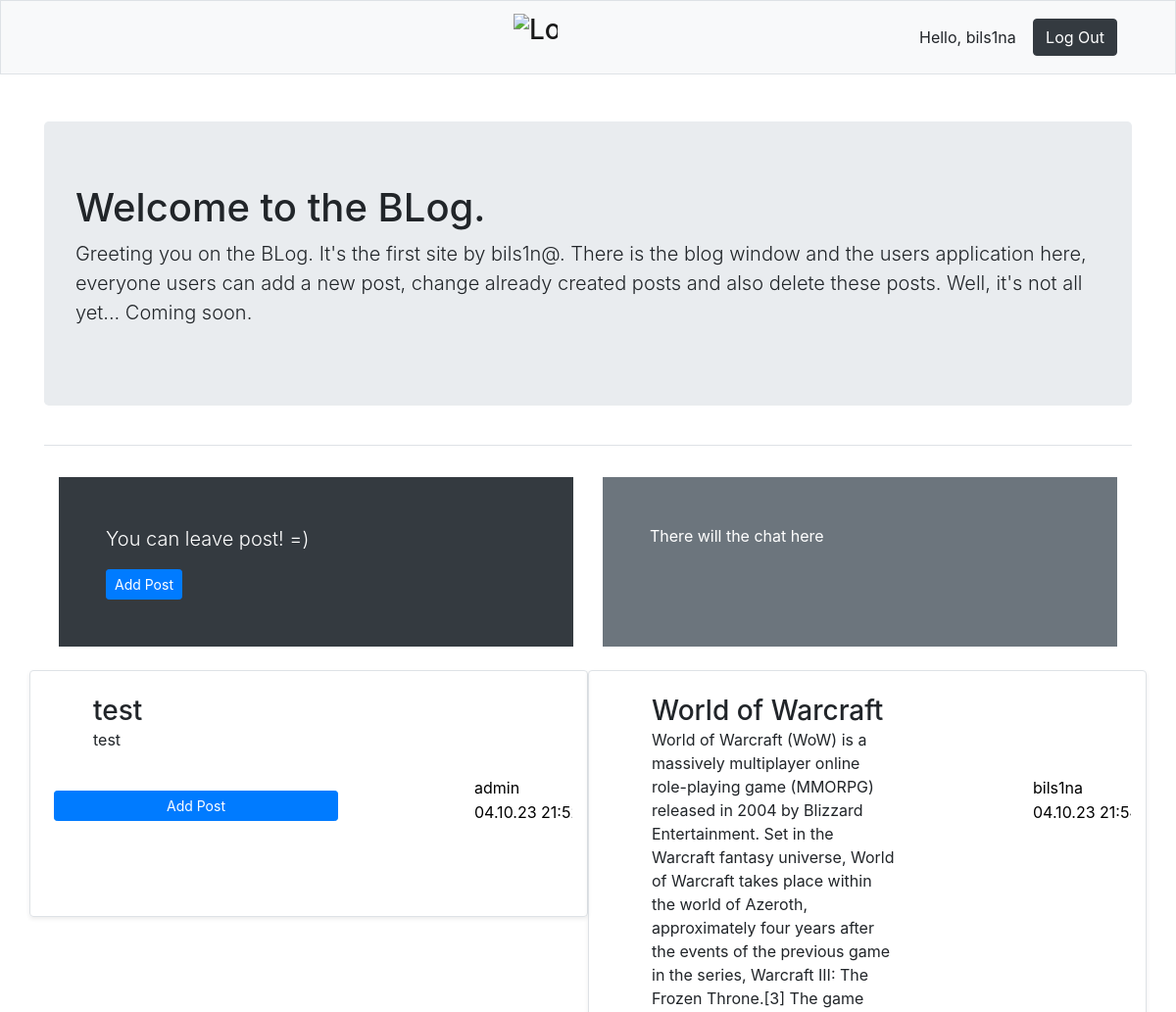
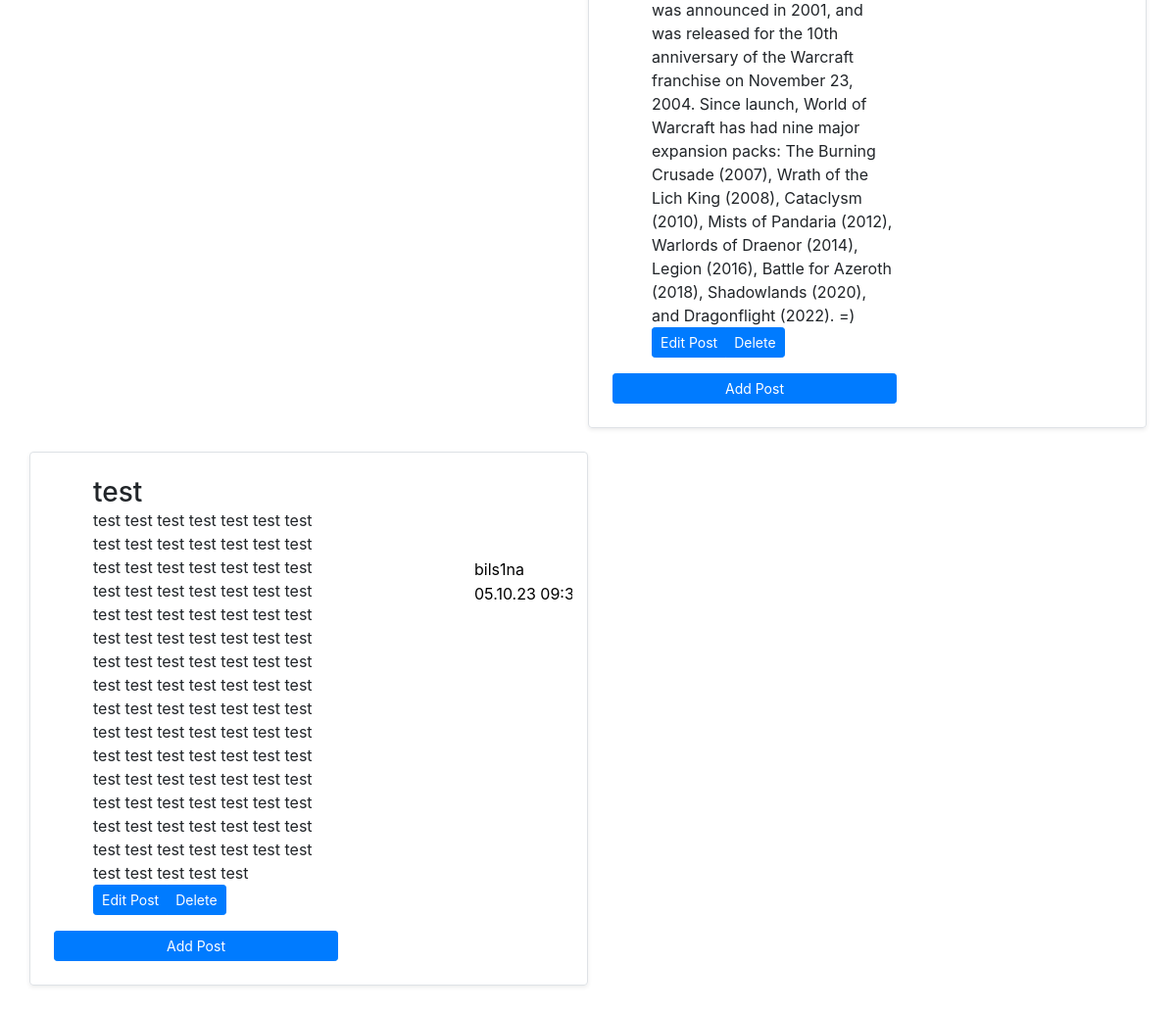
The app's page / (signed in) with its own data (2 pictures, top to bottom).
### users/models.py (models this page shows, shortened)
class BlogUser(AbstractUser):
    date_of_birth = models.DateField(null=True, blank=True)
    class Meta:
        verbose_name_plural = "Blog Users"

### blog/models.py (models this page shows, shortened)
class Post(models.Model):
    title = models.CharField(max_length=200)
    author = models.ForeignKey(settings.AUTH_USER_MODEL, on_delete=models.CASCADE)
    timestamp = models.DateTimeField(auto_now_add=True)
    message = models.TextField()

### blog/views.py (the view)
# urls.py: path('', views.index, name='index'),
def index(request):
    posts = Post.objects.order_by('timestamp')
    context = {'posts': posts}
    return render(request, 'blog/index.html', context)

### blog/templates/blog/index.html
{%extends 'blog/base.html' %}
{% block page_header %}
<div class="jumbotron">
    <h1 class="display-5">
        Welcome to the BLog.
    </h1>
    <p class="lead">
        Greeting you on the BLog. It's the first site by bils1n@.
        There is the blog window and the users application here, everyone users can add a new post,
        change already created posts and also delete these posts. Well, it's not all yet...
        Coming soon.
    </p>
</div>
{% endblock page_header %}
{% block content %}
    <div class="container py-4">
        <div class="row align-items-md-stretch">
            <div class="col-md-6">
                <div class="h-100 p-5 text-white bg-dark rounded-3">
                    {% if user.is_authenticated %}
                        <p class="lead">
                            You can leave post! =)
                        </p>
                        {% if user.is_authenticated %}
                            <a class="btn btn-primary btn-sm" type="button"
                               href="{% url 'blog:new_post' %}">Add Post</a>
                        {% endif %}
                    {% else %}
                        <p>
                            If you want to leave post, you have to
                            <a href="{% url 'users:register' %}">register</a>
                            on the site.
                        </p>
                    {% endif %}
                </div>
            </div>
            <div class="col-md-6">
                <div class="h-100 p-5 text-white bg-secondary rounded-3">
                    <p>There will the chat here</p>
                </div>
            </div>
        </div>
    </div>
    <div class="row mb-2">
        {% for post in posts %}
            <div class="col-md-6">
                <div class="row g-0 border rounded overflow-hidden flex-md-row mb-4
                shadow-sm h-md-250 position-relative">
                    <div class="col p-4 d-flex flex-column position-static">
                        <ul>
                            <h3 class="mb-0">
                                {{ post.title }}
                            </h3>
                            <p class="card-text mb-auto">
                                {{ post.message }}
                            </p>
                            <div class="btn-group btn-group-sm" role="group" aria-label="Small button group">
                                {% if user.is_authenticated and user == post.author %}
                                    <a class="btn btn-primary"
                                       href="{% url 'blog:edit_post' post.id %}">Edit Post</a>
                                    <a class="btn btn-primary"
                                       href="{% url 'blog:delete' post.id %}">Delete</a>
                                    {% endif %}
                            </div>
                        </ul>
                        {% if user.is_authenticated %}
                            <a class="btn btn-primary btn-sm" type="button"
                               href="{% url 'blog:new_post' %}">Add Post</a>
                        {% endif %}
                    </div>
                    <div class="col-auto d-none d-lg-block">
                        <svg class="bd-placeholder-img" width="200" height="250"
                             xmlns="http://www.w3.org/2000/svg" role="image"
                             aria-label="Placeholder: Thumbnail" preserveAspectRatio="xMidYMid slice"
                             focusable="false">
                            <text x="50%" y="50%">
                                {{ post.author.username }}
                            </text>
                            <text x="50%" y="60%">
                                {{ post.timestamp|date:'d.m.y H:i' }}
                            </text>
                        </svg>
                    </div>
                </div>
            </div>
        {% empty %}
            <p>No posts yet.</p>
        {% endfor %}
    </div>
{% endblock content %}

### blog/templates/blog/base.html (shortened to what this page needs)
{% load bootstrap4 %}
<!doctype html>
<html data-bs-theme="light" lang="en">
  <head>
    {% bootstrap_css %}
  </head>
  <body>
    <nav class="navbar navbar-expand-lg navbar-light bg-light mb-5 border">
          <div class="container">
            <div class="col-6 text-right">
              <a class="navbar-brand" href="{% url 'blog:index' %}">
               <h3>
                 <img src="https://svgsilh.com/svg/2001981.svg"
                     alt="Logo" width="45" height="40" class="d-inline-block align-text-top">
               </h3>
              </a>
            </div>
            <div class="col-5 text-center">
              <div class="collapse navbar-collapse" id="navbarCollapse">
                <div class="d-grid gap-2 d-md-block ml-auto">
                  {% if not user.is_authenticated %}
                      <a class="btn" type="button" href="{% url 'users:login' %}">
                        Log In
                      </a>
                      <a class="btn btn-dark" type="button" href="{% url 'users:register' %}">
                        Sign-in
                      </a>
                  {% else %}
                      <a class="btn" type="button" href="{% url 'users:profile' user.id %}">
                        Hello, {{ user.username }}
                      </a>
                      <a class="btn btn-dark" type="button" href="{% url 'users:logout' %}">
                        Log Out
                      </a>
                  {% endif %}
                </div>
              </div>
            </div>
          </div>
    </nav>
    <main role="main" class="container">
      <div class="pb-2 mb-2 border-bottom">
        {% block page_header %}{% endblock page_header%}
      </div>
        {% block content %}{% endblock content %}
    </main>
  </body>
</html>

### records on screen
BlogUser: username "bils1na"
Post: title "test", message "test", author.username "admin", timestamp "04.10.23 21:52"
Post: title "World of Warcraft", message "World of Warcraft (WoW) is a massively multiplayer online role-playing game (MMORPG) released in 2004 by Blizzard Entertainment. Set in the Warcraft fantasy universe, World of Warcraft takes place within the world of Azeroth, approximately four years after the events of the previous game in the series, Warcraft III: The Frozen Throne.[3] The game was announced in 2001, and was released for the 10th anniversary of the Warcraft franchise on November 23, 2004. Since launch, World of Warcraft has had nine major expansion packs: The Burning Crusade (2007), Wrath of the Lich King (2008), Cataclysm (2010), Mists of Pandaria (2012), Warlords of Draenor (2014), Legion (2016), Battle for Azeroth…", shows "Edit Post", author.username "bils1na", timestamp "04.10.23 21:54"
Post: title "test", message "test test test test test test test test test test test test test test test test test test test test test test test test test test test test test test test test test test test test test test test test test test test test test test test test test test test test test test test test test test test test test test test test test test test test test test test test test test test test test test test test test test test test test test test test test test test test test test test test test test test test test test test test test test test test test test", shows "Edit Post", author.username "bils1na", timestamp "05.10.23 09:33"
